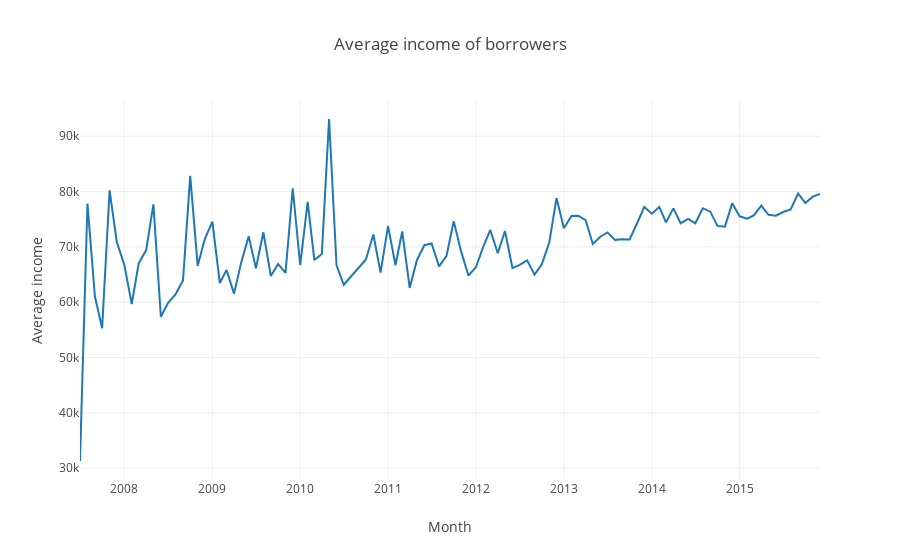

Here is the notebook cell this chart was saved with:
### Markdown cell above
The graph above shows an intutive understanding of borrower behavior over time. It seems like the number of defaults have been reducing over time.

### Code cell
count_inc_status = raw_data.groupby('apply_date')['annual_inc'].mean().reset_index().sort_values(by='apply_date')

data = [go.Scatter(x=count_inc_status.apply_date, y=count_inc_status.annual_inc)]

layout = dict(
    title = "Average income of borrowers",
    xaxis=dict(
        title='Month'
    ),
    yaxis=dict(
        title='Average income'
    )
)

fig = dict(data=data, layout=layout)
iplot(fig)
